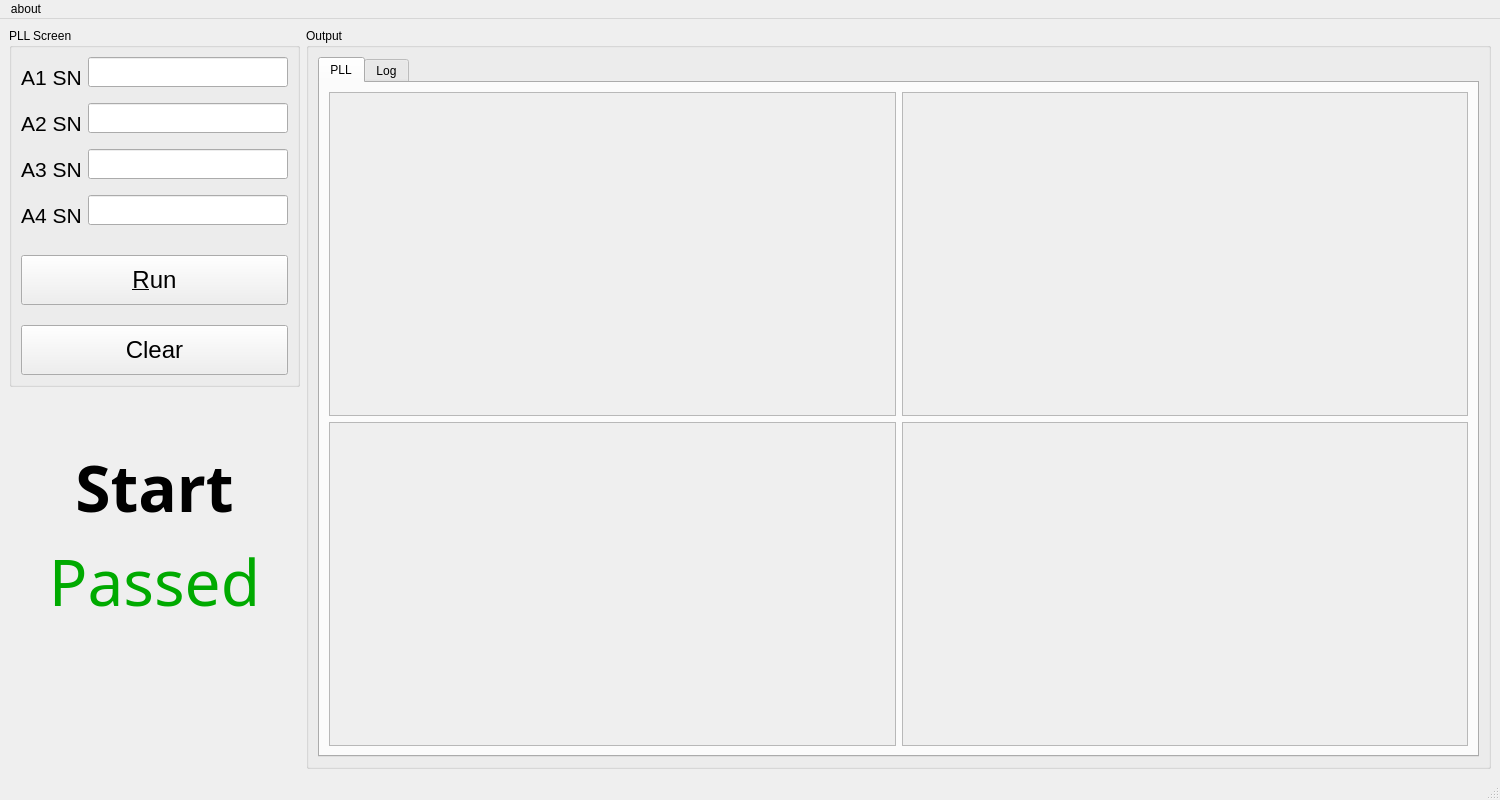
<?xml version="1.0" encoding="UTF-8"?>
<ui version="4.0">
 <class>ATE</class>
 <widget class="QMainWindow" name="ATE">
  <property name="geometry">
   <rect>
    <x>0</x>
    <y>0</y>
    <width>1500</width>
    <height>800</height>
   </rect>
  </property>
  <property name="minimumSize">
   <size>
    <width>200</width>
    <height>25</height>
   </size>
  </property>
  <property name="windowTitle">
   <string>ATE UTP PLL v1.0</string>
  </property>
  <property name="toolButtonStyle">
   <enum>Qt::ToolButtonStyle::ToolButtonTextOnly</enum>
  </property>
  <property name="icon" stdset="0">
   <iconset>
    <normaloff>C:/Users/Lenovo/Downloads/Volex-Logo.ico</normaloff>C:/Users/Lenovo/Downloads/Volex-Logo.ico</iconset>
  </property>
  <widget class="QWidget" name="centralwidget">
   <layout class="QHBoxLayout" name="horizontalLayout_3">
    <item>
     <layout class="QVBoxLayout" name="verticalLayout_7">
      <item>
       <widget class="QGroupBox" name="groupBox_2">
        <property name="enabled">
         <bool>true</bool>
        </property>
        <property name="minimumSize">
         <size>
          <width>0</width>
          <height>30</height>
         </size>
        </property>
        <property name="title">
         <string>PLL Screen</string>
        </property>
        <layout class="QVBoxLayout" name="verticalLayout_10">
         <property name="spacing">
          <number>20</number>
         </property>
         <property name="sizeConstraint">
          <enum>QLayout::SizeConstraint::SetDefaultConstraint</enum>
         </property>
         <item>
          <widget class="QWidget" name="widget" native="true">
           <layout class="QGridLayout" name="gridLayout_9">
            <property name="leftMargin">
             <number>0</number>
            </property>
            <property name="topMargin">
             <number>0</number>
            </property>
            <property name="rightMargin">
             <number>0</number>
            </property>
            <property name="bottomMargin">
             <number>0</number>
            </property>
            <property name="horizontalSpacing">
             <number>6</number>
            </property>
            <item row="0" column="0">
             <layout class="QFormLayout" name="formLayout_2">
              <property name="labelAlignment">
               <set>Qt::AlignmentFlag::AlignRight|Qt::AlignmentFlag::AlignTrailing|Qt::AlignmentFlag::AlignVCenter</set>
              </property>
              <property name="formAlignment">
               <set>Qt::AlignmentFlag::AlignLeading|Qt::AlignmentFlag::AlignLeft|Qt::AlignmentFlag::AlignVCenter</set>
              </property>
              <property name="horizontalSpacing">
               <number>6</number>
              </property>
              <property name="verticalSpacing">
               <number>6</number>
              </property>
              <item row="0" column="1">
               <widget class="QLineEdit" name="lineEdit_2">
                <property name="sizePolicy">
                 <sizepolicy hsizetype="Fixed" vsizetype="Fixed">
                  <horstretch>0</horstretch>
                  <verstretch>0</verstretch>
                 </sizepolicy>
                </property>
                <property name="minimumSize">
                 <size>
                  <width>200</width>
                  <height>30</height>
                 </size>
                </property>
                <property name="sizeIncrement">
                 <size>
                  <width>10</width>
                  <height>0</height>
                 </size>
                </property>
                <property name="baseSize">
                 <size>
                  <width>10</width>
                  <height>0</height>
                 </size>
                </property>
                <property name="layoutDirection">
                 <enum>Qt::LayoutDirection::LeftToRight</enum>
                </property>
               </widget>
              </item>
              <item row="1" column="1">
               <widget class="QLineEdit" name="lineEdit_3">
                <property name="sizePolicy">
                 <sizepolicy hsizetype="Preferred" vsizetype="Fixed">
                  <horstretch>0</horstretch>
                  <verstretch>0</verstretch>
                 </sizepolicy>
                </property>
                <property name="minimumSize">
                 <size>
                  <width>200</width>
                  <height>30</height>
                 </size>
                </property>
               </widget>
              </item>
              <item row="2" column="0">
               <widget class="QLabel" name="label_7">
                <property name="minimumSize">
                 <size>
                  <width>0</width>
                  <height>40</height>
                 </size>
                </property>
                <property name="font">
                 <font>
                  <pointsize>16</pointsize>
                 </font>
                </property>
                <property name="text">
                 <string>A3 SN</string>
                </property>
                <property name="buddy">
                 <cstring>lineEdit_4</cstring>
                </property>
               </widget>
              </item>
              <item row="2" column="1">
               <widget class="QLineEdit" name="lineEdit_4">
                <property name="sizePolicy">
                 <sizepolicy hsizetype="Preferred" vsizetype="Fixed">
                  <horstretch>0</horstretch>
                  <verstretch>0</verstretch>
                 </sizepolicy>
                </property>
                <property name="minimumSize">
                 <size>
                  <width>200</width>
                  <height>30</height>
                 </size>
                </property>
               </widget>
              </item>
              <item row="3" column="0">
               <widget class="QLabel" name="label_8">
                <property name="minimumSize">
                 <size>
                  <width>0</width>
                  <height>40</height>
                 </size>
                </property>
                <property name="font">
                 <font>
                  <pointsize>16</pointsize>
                 </font>
                </property>
                <property name="text">
                 <string>A4 SN</string>
                </property>
                <property name="buddy">
                 <cstring>lineEdit_5</cstring>
                </property>
               </widget>
              </item>
              <item row="3" column="1">
               <widget class="QLineEdit" name="lineEdit_5">
                <property name="sizePolicy">
                 <sizepolicy hsizetype="Preferred" vsizetype="Fixed">
                  <horstretch>0</horstretch>
                  <verstretch>0</verstretch>
                 </sizepolicy>
                </property>
                <property name="minimumSize">
                 <size>
                  <width>0</width>
                  <height>30</height>
                 </size>
                </property>
               </widget>
              </item>
              <item row="0" column="0">
               <widget class="QLabel" name="label_5">
                <property name="minimumSize">
                 <size>
                  <width>0</width>
                  <height>40</height>
                 </size>
                </property>
                <property name="font">
                 <font>
                  <pointsize>16</pointsize>
                 </font>
                </property>
                <property name="text">
                 <string>A1 SN</string>
                </property>
                <property name="buddy">
                 <cstring>lineEdit_2</cstring>
                </property>
               </widget>
              </item>
              <item row="1" column="0">
               <widget class="QLabel" name="label_6">
                <property name="minimumSize">
                 <size>
                  <width>0</width>
                  <height>40</height>
                 </size>
                </property>
                <property name="font">
                 <font>
                  <pointsize>16</pointsize>
                 </font>
                </property>
                <property name="text">
                 <string>A2 SN</string>
                </property>
                <property name="buddy">
                 <cstring>lineEdit_3</cstring>
                </property>
               </widget>
              </item>
             </layout>
            </item>
           </layout>
          </widget>
         </item>
         <item>
          <widget class="QPushButton" name="pushButton">
           <property name="enabled">
            <bool>true</bool>
           </property>
           <property name="minimumSize">
            <size>
             <width>0</width>
             <height>50</height>
            </size>
           </property>
           <property name="font">
            <font>
             <pointsize>18</pointsize>
            </font>
           </property>
           <property name="text">
            <string>&amp;Run</string>
           </property>
           <property name="checkable">
            <bool>true</bool>
           </property>
          </widget>
         </item>
         <item>
          <widget class="QPushButton" name="pushButton_2">
           <property name="minimumSize">
            <size>
             <width>0</width>
             <height>50</height>
            </size>
           </property>
           <property name="font">
            <font>
             <pointsize>18</pointsize>
            </font>
           </property>
           <property name="text">
            <string>Clear</string>
           </property>
          </widget>
         </item>
        </layout>
       </widget>
      </item>
      <item>
       <spacer name="verticalSpacer_2">
        <property name="orientation">
         <enum>Qt::Orientation::Vertical</enum>
        </property>
        <property name="sizeType">
         <enum>QSizePolicy::Policy::Fixed</enum>
        </property>
        <property name="sizeHint" stdset="0">
         <size>
          <width>20</width>
          <height>50</height>
         </size>
        </property>
       </spacer>
      </item>
      <item>
       <widget class="QLabel" name="label">
        <property name="enabled">
         <bool>true</bool>
        </property>
        <property name="sizePolicy">
         <sizepolicy hsizetype="Preferred" vsizetype="Preferred">
          <horstretch>0</horstretch>
          <verstretch>0</verstretch>
         </sizepolicy>
        </property>
        <property name="minimumSize">
         <size>
          <width>0</width>
          <height>50</height>
         </size>
        </property>
        <property name="font">
         <font>
          <family>Segoe UI Black</family>
          <pointsize>48</pointsize>
          <bold>true</bold>
         </font>
        </property>
        <property name="styleSheet">
         <string notr="true"/>
        </property>
        <property name="text">
         <string>Start</string>
        </property>
        <property name="alignment">
         <set>Qt::AlignmentFlag::AlignCenter</set>
        </property>
        <property name="margin">
         <number>2</number>
        </property>
       </widget>
      </item>
      <item>
       <widget class="QLabel" name="label_4">
        <property name="font">
         <font>
          <family>Segoe UI Variable Display</family>
          <pointsize>48</pointsize>
          <bold>false</bold>
         </font>
        </property>
        <property name="styleSheet">
         <string notr="true">color:rgb(0, 170, 0)</string>
        </property>
        <property name="text">
         <string>Passed</string>
        </property>
        <property name="alignment">
         <set>Qt::AlignmentFlag::AlignCenter</set>
        </property>
       </widget>
      </item>
      <item>
       <spacer name="verticalSpacer">
        <property name="orientation">
         <enum>Qt::Orientation::Vertical</enum>
        </property>
        <property name="sizeHint" stdset="0">
         <size>
          <width>20</width>
          <height>40</height>
         </size>
        </property>
       </spacer>
      </item>
     </layout>
    </item>
    <item>
     <widget class="QGroupBox" name="groupBox_3">
      <property name="title">
       <string>Output</string>
      </property>
      <layout class="QGridLayout" name="gridLayout">
       <item row="0" column="0">
        <widget class="QTabWidget" name="tabWidget">
         <property name="currentIndex">
          <number>0</number>
         </property>
         <widget class="QWidget" name="pll_tab">
          <attribute name="title">
           <string>PLL</string>
          </attribute>
          <layout class="QGridLayout" name="gridLayout_4">
           <item row="0" column="2">
            <widget class="QScrollArea" name="scrollArea_3">
             <property name="widgetResizable">
              <bool>true</bool>
             </property>
             <widget class="QWidget" name="scrollAreaWidgetContents_3">
              <property name="geometry">
               <rect>
                <x>0</x>
                <y>0</y>
                <width>550</width>
                <height>309</height>
               </rect>
              </property>
              <layout class="QGridLayout" name="gridLayout_6">
               <item row="0" column="0">
                <widget class="QLabel" name="label_9">
                 <property name="text">
                  <string/>
                 </property>
                 <property name="alignment">
                  <set>Qt::AlignmentFlag::AlignLeading|Qt::AlignmentFlag::AlignLeft|Qt::AlignmentFlag::AlignTop</set>
                 </property>
                 <property name="textInteractionFlags">
                  <set>Qt::TextInteractionFlag::LinksAccessibleByMouse|Qt::TextInteractionFlag::TextSelectableByKeyboard|Qt::TextInteractionFlag::TextSelectableByMouse</set>
                 </property>
                </widget>
               </item>
              </layout>
             </widget>
            </widget>
           </item>
           <item row="1" column="1">
            <widget class="QScrollArea" name="scrollArea_4">
             <property name="widgetResizable">
              <bool>true</bool>
             </property>
             <widget class="QWidget" name="scrollAreaWidgetContents_4">
              <property name="geometry">
               <rect>
                <x>0</x>
                <y>0</y>
                <width>551</width>
                <height>308</height>
               </rect>
              </property>
              <layout class="QGridLayout" name="gridLayout_7">
               <item row="0" column="0">
                <widget class="QLabel" name="label_10">
                 <property name="text">
                  <string/>
                 </property>
                 <property name="alignment">
                  <set>Qt::AlignmentFlag::AlignLeading|Qt::AlignmentFlag::AlignLeft|Qt::AlignmentFlag::AlignTop</set>
                 </property>
                 <property name="textInteractionFlags">
                  <set>Qt::TextInteractionFlag::LinksAccessibleByMouse|Qt::TextInteractionFlag::TextSelectableByKeyboard|Qt::TextInteractionFlag::TextSelectableByMouse</set>
                 </property>
                </widget>
               </item>
              </layout>
             </widget>
            </widget>
           </item>
           <item row="1" column="2">
            <widget class="QScrollArea" name="scrollArea_5">
             <property name="widgetResizable">
              <bool>true</bool>
             </property>
             <widget class="QWidget" name="scrollAreaWidgetContents_5">
              <property name="geometry">
               <rect>
                <x>0</x>
                <y>0</y>
                <width>550</width>
                <height>308</height>
               </rect>
              </property>
              <layout class="QGridLayout" name="gridLayout_8">
               <item row="0" column="0">
                <widget class="QLabel" name="label_11">
                 <property name="text">
                  <string/>
                 </property>
                 <property name="alignment">
                  <set>Qt::AlignmentFlag::AlignLeading|Qt::AlignmentFlag::AlignLeft|Qt::AlignmentFlag::AlignTop</set>
                 </property>
                 <property name="textInteractionFlags">
                  <set>Qt::TextInteractionFlag::LinksAccessibleByMouse|Qt::TextInteractionFlag::TextSelectableByKeyboard|Qt::TextInteractionFlag::TextSelectableByMouse</set>
                 </property>
                </widget>
               </item>
              </layout>
             </widget>
            </widget>
           </item>
           <item row="0" column="1">
            <widget class="QScrollArea" name="scrollArea_2">
             <property name="widgetResizable">
              <bool>true</bool>
             </property>
             <widget class="QWidget" name="scrollAreaWidgetContents_2">
              <property name="geometry">
               <rect>
                <x>0</x>
                <y>0</y>
                <width>551</width>
                <height>309</height>
               </rect>
              </property>
              <layout class="QGridLayout" name="gridLayout_5">
               <item row="0" column="0">
                <widget class="QLabel" name="label_2">
                 <property name="text">
                  <string/>
                 </property>
                 <property name="alignment">
                  <set>Qt::AlignmentFlag::AlignLeading|Qt::AlignmentFlag::AlignLeft|Qt::AlignmentFlag::AlignTop</set>
                 </property>
                 <property name="textInteractionFlags">
                  <set>Qt::TextInteractionFlag::LinksAccessibleByMouse|Qt::TextInteractionFlag::TextSelectableByKeyboard|Qt::TextInteractionFlag::TextSelectableByMouse</set>
                 </property>
                </widget>
               </item>
              </layout>
             </widget>
            </widget>
           </item>
          </layout>
         </widget>
         <widget class="QWidget" name="log_tab">
          <attribute name="title">
           <string>Log</string>
          </attribute>
          <layout class="QGridLayout" name="gridLayout_3">
           <item row="0" column="0">
            <widget class="QScrollArea" name="scrollArea">
             <property name="widgetResizable">
              <bool>true</bool>
             </property>
             <property name="alignment">
              <set>Qt::AlignmentFlag::AlignLeading|Qt::AlignmentFlag::AlignLeft|Qt::AlignmentFlag::AlignVCenter</set>
             </property>
             <widget class="QWidget" name="scrollAreaWidgetContents">
              <property name="geometry">
               <rect>
                <x>0</x>
                <y>0</y>
                <width>1128</width>
                <height>626</height>
               </rect>
              </property>
              <layout class="QGridLayout" name="gridLayout_2">
               <item row="0" column="0">
                <widget class="QLabel" name="label_3">
                 <property name="text">
                  <string/>
                 </property>
                 <property name="alignment">
                  <set>Qt::AlignmentFlag::AlignLeading|Qt::AlignmentFlag::AlignLeft|Qt::AlignmentFlag::AlignTop</set>
                 </property>
                 <property name="textInteractionFlags">
                  <set>Qt::TextInteractionFlag::LinksAccessibleByMouse|Qt::TextInteractionFlag::TextSelectableByKeyboard|Qt::TextInteractionFlag::TextSelectableByMouse</set>
                 </property>
                </widget>
               </item>
              </layout>
             </widget>
            </widget>
           </item>
          </layout>
         </widget>
        </widget>
       </item>
      </layout>
     </widget>
    </item>
   </layout>
  </widget>
  <widget class="QMenuBar" name="menubar">
   <property name="geometry">
    <rect>
     <x>0</x>
     <y>0</y>
     <width>1500</width>
     <height>26</height>
    </rect>
   </property>
   <widget class="QMenu" name="menuabout">
    <property name="title">
     <string>about</string>
    </property>
    <addaction name="actionDesign_by_Volex_RD_this_ui_is_used_for_UTP_pll_testing"/>
   </widget>
   <addaction name="menuabout"/>
  </widget>
  <widget class="QStatusBar" name="statusbar"/>
  <action name="actionDesign_by_Volex_RD_this_ui_is_used_for_UTP_pll_testing">
   <property name="text">
    <string>Design by Volex-RD, this ui is used for UTP PLL testing, A1 - A4 indicates UTP left most to right most</string>
   </property>
  </action>
 </widget>
 <resources/>
 <connections>
  <connection>
   <sender>pushButton</sender>
   <signal>toggled(bool)</signal>
   <receiver>ATE</receiver>
   <slot>run_or_stop(bool)</slot>
   <hints>
    <hint type="sourcelabel">
     <x>187</x>
     <y>219</y>
    </hint>
    <hint type="destinationlabel">
     <x>161</x>
     <y>407</y>
    </hint>
   </hints>
  </connection>
  <connection>
   <sender>ATE</sender>
   <signal>logging(QString)</signal>
   <receiver>label_3</receiver>
   <slot>setText(QString)</slot>
   <hints>
    <hint type="sourcelabel">
     <x>202</x>
     <y>257</y>
    </hint>
    <hint type="destinationlabel">
     <x>339</x>
     <y>124</y>
    </hint>
   </hints>
  </connection>
  <connection>
   <sender>lineEdit_2</sender>
   <signal>textChanged(QString)</signal>
   <receiver>ATE</receiver>
   <slot>set_sn_a1(QString)</slot>
   <hints>
    <hint type="sourcelabel">
     <x>186</x>
     <y>74</y>
    </hint>
    <hint type="destinationlabel">
     <x>23</x>
     <y>410</y>
    </hint>
   </hints>
  </connection>
  <connection>
   <sender>lineEdit_3</sender>
   <signal>textChanged(QString)</signal>
   <receiver>ATE</receiver>
   <slot>set_sn_a2(QString)</slot>
   <hints>
    <hint type="sourcelabel">
     <x>186</x>
     <y>102</y>
    </hint>
    <hint type="destinationlabel">
     <x>47</x>
     <y>433</y>
    </hint>
   </hints>
  </connection>
  <connection>
   <sender>lineEdit_4</sender>
   <signal>textChanged(QString)</signal>
   <receiver>ATE</receiver>
   <slot>set_sn_a3(QString)</slot>
   <hints>
    <hint type="sourcelabel">
     <x>186</x>
     <y>130</y>
    </hint>
    <hint type="destinationlabel">
     <x>36</x>
     <y>465</y>
    </hint>
   </hints>
  </connection>
  <connection>
   <sender>lineEdit_5</sender>
   <signal>textChanged(QString)</signal>
   <receiver>ATE</receiver>
   <slot>set_sn_a4(QString)</slot>
   <hints>
    <hint type="sourcelabel">
     <x>186</x>
     <y>182</y>
    </hint>
    <hint type="destinationlabel">
     <x>17</x>
     <y>489</y>
    </hint>
   </hints>
  </connection>
  <connection>
   <sender>ATE</sender>
   <signal>running(bool)</signal>
   <receiver>pushButton</receiver>
   <slot>setChecked(bool)</slot>
   <hints>
    <hint type="sourcelabel">
     <x>149</x>
     <y>365</y>
    </hint>
    <hint type="destinationlabel">
     <x>187</x>
     <y>219</y>
    </hint>
   </hints>
  </connection>
  <connection>
   <sender>ATE</sender>
   <signal>logging_a1(QString)</signal>
   <receiver>label_2</receiver>
   <slot>setText(QString)</slot>
   <hints>
    <hint type="sourcelabel">
     <x>794</x>
     <y>126</y>
    </hint>
    <hint type="destinationlabel">
     <x>419</x>
     <y>130</y>
    </hint>
   </hints>
  </connection>
  <connection>
   <sender>ATE</sender>
   <signal>logging_a2(QString)</signal>
   <receiver>label_9</receiver>
   <slot>setText(QString)</slot>
   <hints>
    <hint type="sourcelabel">
     <x>651</x>
     <y>41</y>
    </hint>
    <hint type="destinationlabel">
     <x>994</x>
     <y>183</y>
    </hint>
   </hints>
  </connection>
  <connection>
   <sender>ATE</sender>
   <signal>logging_a3(QString)</signal>
   <receiver>label_10</receiver>
   <slot>setText(QString)</slot>
   <hints>
    <hint type="sourcelabel">
     <x>393</x>
     <y>575</y>
    </hint>
    <hint type="destinationlabel">
     <x>391</x>
     <y>457</y>
    </hint>
   </hints>
  </connection>
  <connection>
   <sender>ATE</sender>
   <signal>logging_a4(QString)</signal>
   <receiver>label_11</receiver>
   <slot>setText(QString)</slot>
   <hints>
    <hint type="sourcelabel">
     <x>652</x>
     <y>576</y>
    </hint>
    <hint type="destinationlabel">
     <x>992</x>
     <y>573</y>
    </hint>
   </hints>
  </connection>
  <connection>
   <sender>ATE</sender>
   <signal>running(bool)</signal>
   <receiver>widget</receiver>
   <slot>setDisabled(bool)</slot>
   <hints>
    <hint type="sourcelabel">
     <x>35</x>
     <y>271</y>
    </hint>
    <hint type="destinationlabel">
     <x>46</x>
     <y>159</y>
    </hint>
   </hints>
  </connection>
  <connection>
   <sender>ATE</sender>
   <signal>running(bool)</signal>
   <receiver>pushButton_2</receiver>
   <slot>setDisabled(bool)</slot>
   <hints>
    <hint type="sourcelabel">
     <x>24</x>
     <y>298</y>
    </hint>
    <hint type="destinationlabel">
     <x>42</x>
     <y>285</y>
    </hint>
   </hints>
  </connection>
  <connection>
   <sender>pushButton_2</sender>
   <signal>clicked()</signal>
   <receiver>ATE</receiver>
   <slot>clear_rest()</slot>
   <hints>
    <hint type="sourcelabel">
     <x>126</x>
     <y>279</y>
    </hint>
    <hint type="destinationlabel">
     <x>132</x>
     <y>333</y>
    </hint>
   </hints>
  </connection>
  <connection>
   <sender>lineEdit_5</sender>
   <signal>returnPressed()</signal>
   <receiver>ATE</receiver>
   <slot>focus_next_line_edit()</slot>
   <hints>
    <hint type="sourcelabel">
     <x>109</x>
     <y>182</y>
    </hint>
    <hint type="destinationlabel">
     <x>107</x>
     <y>341</y>
    </hint>
   </hints>
  </connection>
  <connection>
   <sender>lineEdit_4</sender>
   <signal>returnPressed()</signal>
   <receiver>ATE</receiver>
   <slot>focus_next_line_edit()</slot>
   <hints>
    <hint type="sourcelabel">
     <x>140</x>
     <y>141</y>
    </hint>
    <hint type="destinationlabel">
     <x>144</x>
     <y>363</y>
    </hint>
   </hints>
  </connection>
  <connection>
   <sender>lineEdit_3</sender>
   <signal>returnPressed()</signal>
   <receiver>ATE</receiver>
   <slot>focus_next_line_edit()</slot>
   <hints>
    <hint type="sourcelabel">
     <x>73</x>
     <y>101</y>
    </hint>
    <hint type="destinationlabel">
     <x>78</x>
     <y>376</y>
    </hint>
   </hints>
  </connection>
  <connection>
   <sender>lineEdit_2</sender>
   <signal>returnPressed()</signal>
   <receiver>ATE</receiver>
   <slot>focus_next_line_edit()</slot>
   <hints>
    <hint type="sourcelabel">
     <x>116</x>
     <y>71</y>
    </hint>
    <hint type="destinationlabel">
     <x>95</x>
     <y>310</y>
    </hint>
   </hints>
  </connection>
 </connections>
 <slots>
  <signal>logging(QString)</signal>
  <signal>locked(bool)</signal>
  <signal>running(bool)</signal>
  <signal>logging_a1(QString)</signal>
  <signal>logging_a2(QString)</signal>
  <signal>logging_a3(QString)</signal>
  <signal>logging_a4(QString)</signal>
  <slot>hardware_setup(QProcess)</slot>
  <slot>set_sleep_time(int)</slot>
  <slot>run_or_stop(bool)</slot>
  <slot>set_sn_a1(QString)</slot>
  <slot>set_sn_a2(QString)</slot>
  <slot>set_sn_a3(QString)</slot>
  <slot>set_sn_a4(QString)</slot>
  <slot>clear_rest()</slot>
  <slot>focus_next_line_edit()</slot>
 </slots>
</ui>
